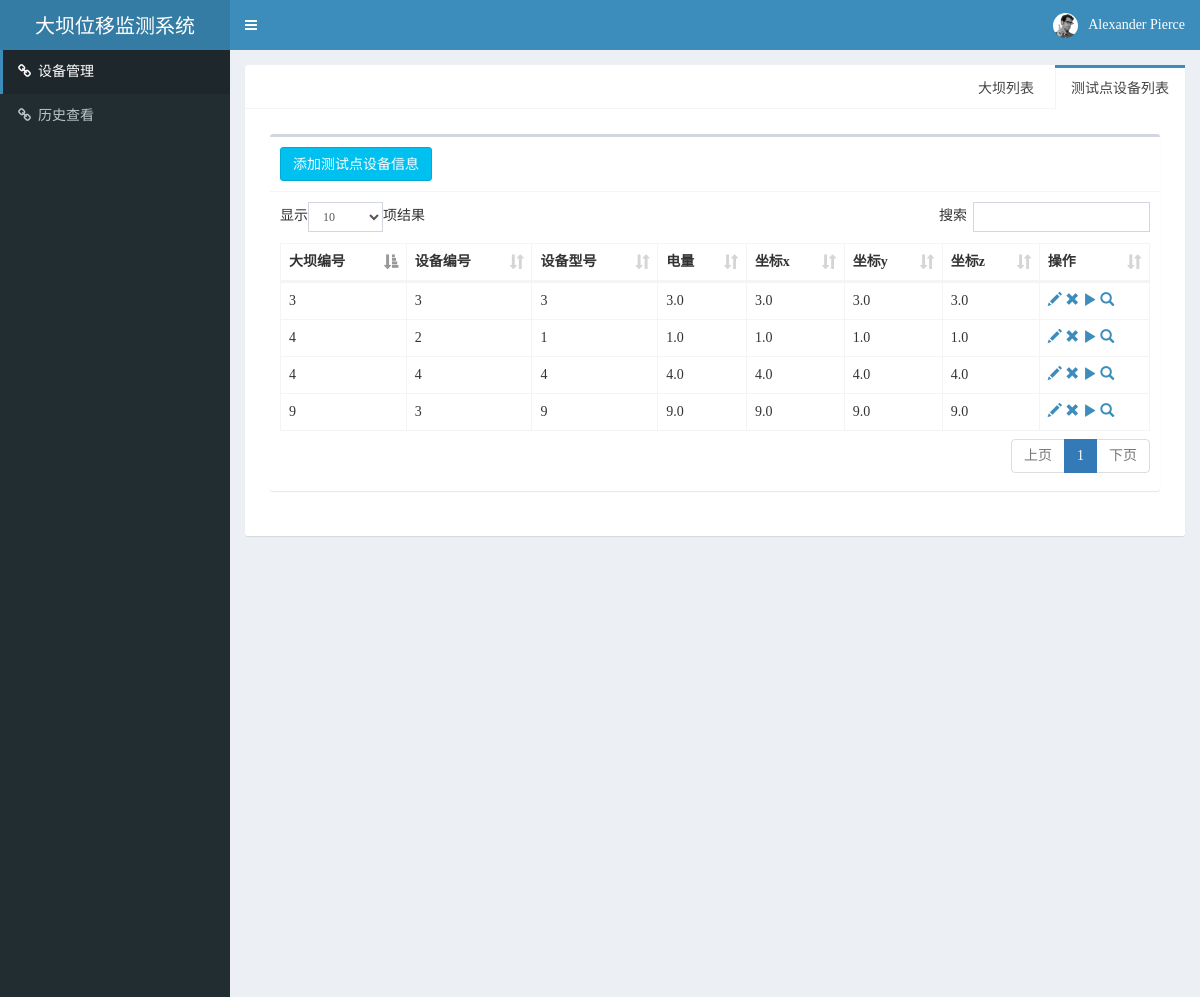
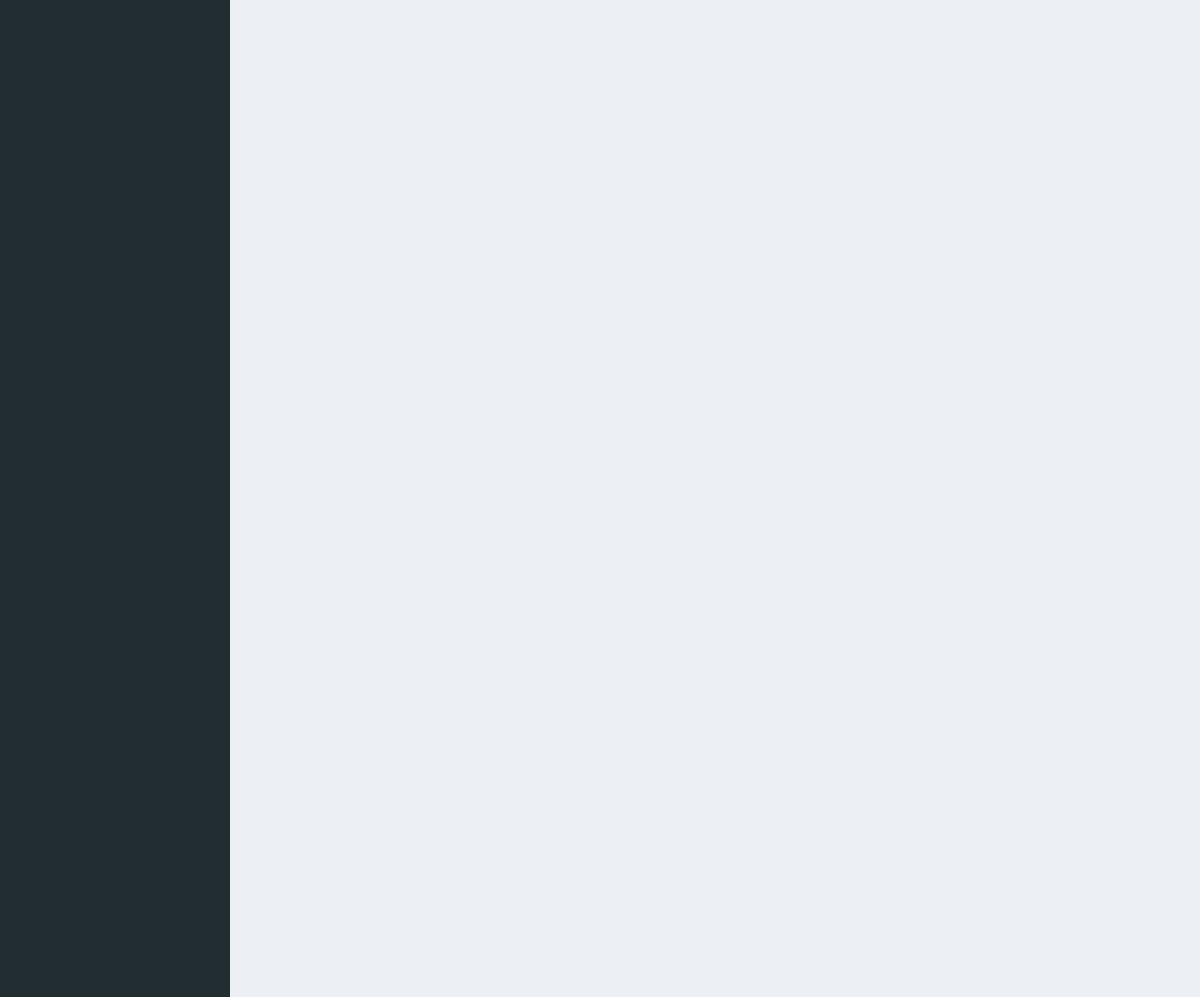
Before: / (upper part) with the older database file (2 pictures, top to bottom).
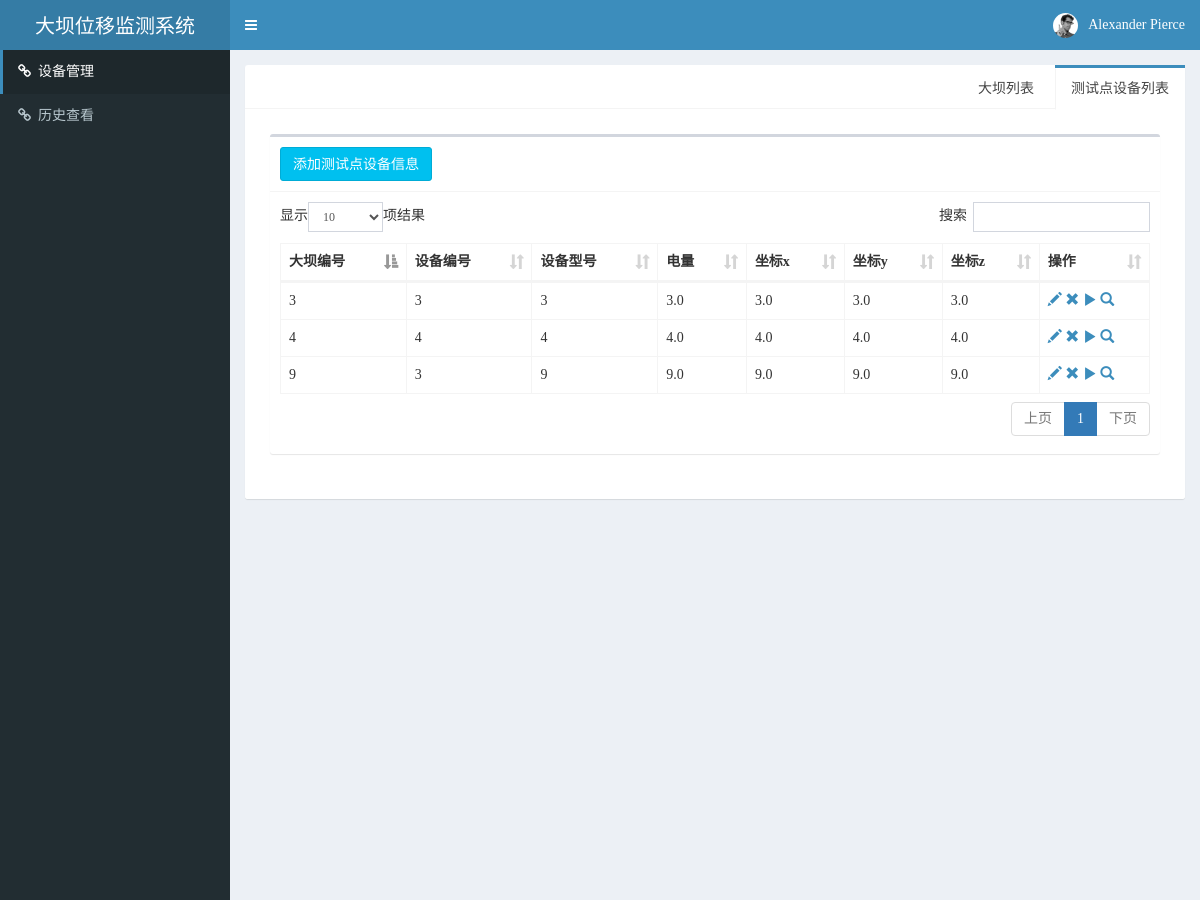
After: the same page with the newer database file.
### Dam_Device_management/models.py (models this page shows, shortened)
class Device(models.Model):
	dam = models.ForeignKey(Dam)
	device_num = models.IntegerField(null=True)
	card_num = models.CharField(max_length=60,null=True)
	power = models.FloatField(default=0)
	x = models.FloatField(max_length=60,null=True)
	y = models.FloatField(max_length=60,null=True)
	z = models.FloatField(max_length=60,null=True)
	remark = models.TextField()

class Dam(models.Model):
	dam_num = models.IntegerField(unique=True)
	dam_name = models.CharField(max_length=100,null=True)
	dam_grade = models.CharField(max_length=100,null=True)
	dam_status = models.CharField(max_length=100,null=True)
	information = models.TextField()
	port_num = models.IntegerField(null=True)
	domain_name = models.CharField(max_length=100,null=True)

### Dam_Device_management/views.py (the view)
# urls.py: url(r'^$', Dam_Device_management.views.DandL_management),
def DandL_management(request):
	dam_list = Dam.objects.all()
	device_list = Device.objects.all()
	return render(request,'DandL_management.html',{'dam_list':dam_list,'device_list':device_list})

### Dam_Device_management/templates/DandL_management.html (shortened to what the changed rows need)
<!DOCTYPE html>
<html>
  <head>
  <link rel="stylesheet" href="../../../static/css/bootstrap.min.css">
  <link rel="stylesheet" href="../../../static/css/font-awesome.min.css">
  <link rel="stylesheet" href="../../../static/css/ionicons.min.css">
  <link rel="stylesheet" href="../../../static/css/dataTables.bootstrap.min.css">
  <link rel="stylesheet" href="../../../static/css/AdminLTE.min.css">
  <link rel="stylesheet" href="../../../static/css/skin-blue.min.css">
  <link rel="stylesheet" href="../../../static/css/_all-skins.min.css">
  </head>
  <body class="hold-transition skin-blue sidebar-mini">
<div class="wrapper">
    <div class="content-wrapper">
    <section class="content container-fluid">
        <div class="row">
        <div class="col-md-12">
            <div class="nav-tabs-custom">
            <div class="tab-content"> {% csrf_token %}
                <div class="tab-pane active" id="tab_labelManagement">
                <section class="content">
                    <div class="row">
                    <div class="col-xs-12">
                        <div class="box">
                        <div class="box-body">
                            <table id="dataList1" class="table table-bordered table-hover tabTable">
                            <thead>
                                <tr>
                                <th>大坝编号</th>
                                <th>设备编号</th>
                                <th>设备型号</th>
                                <th>电量</th>
                                <th>坐标x</th>
                                <th>坐标y</th>
                                <th>坐标z</th>
                                <th>操作</th>
                              </tr>
                              </thead>
                            <tbody>
                            {% for line in device_list  %}
                            <tr name={{line.id}}>
                                <td>{{line.dam.dam_num}}</td>
                                <td>{{line.device_num}}</td>
                                <td>{{line.card_num}}</td>
                                <td>{{line.power}}</td>
                                <td>{{line.x}}</td>
                                <td>{{line.y}}</td>
                                <td>{{line.z}}</td>
                                <td>
                                  <a href='/Dam_Device_management/device_management_form_update/{{line.id}}' title="修改" class="glyphicon glyphicon-pencil"></a>
                                  <a href='/Dam_Device_management/device_management_form/{{line.id}}/d' title="删除" class="glyphicon glyphicon-remove" onclick="return confirm('确定将此记录删除?')"></a>
                                  <a href='/Displacement_management/label_detail_realtime/{{line.dam.dam_num}}/{{line.device_num}}/' title="实时状态" class="glyphicon glyphicon-play"></a>
                                  <a href='/Displacement_management/label_history_select/{{line.dam.dam_num}}/{{line.device_num}}' title="历史数据" class="glyphicon glyphicon-search"></a></td>
                                {% endfor %} </tr>
                              </tbody>
                          </table>
                          </div>
                      </div>
                      </div>
                  </div>
                  </section>
              </div>
              </div>
          </div>
          </div>
      </div>
      </section>
  </div>
  </div>
</body>
</html>

Changed rows visible on the page:
removed Device: dam.dam_num "4", device_num "2", card_num "1", power "1.0", x "1.0", y "1.0", z "1.0"
